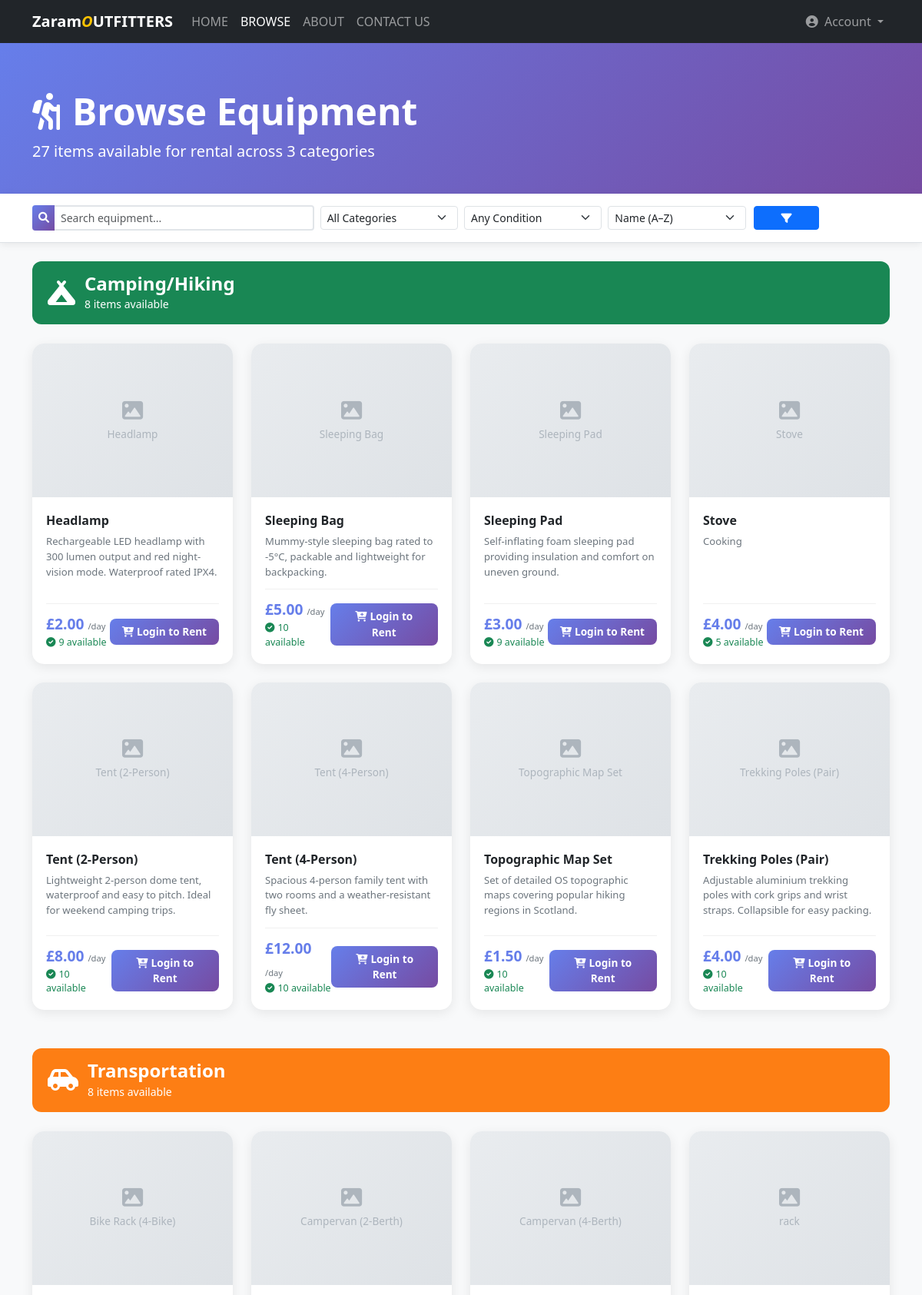
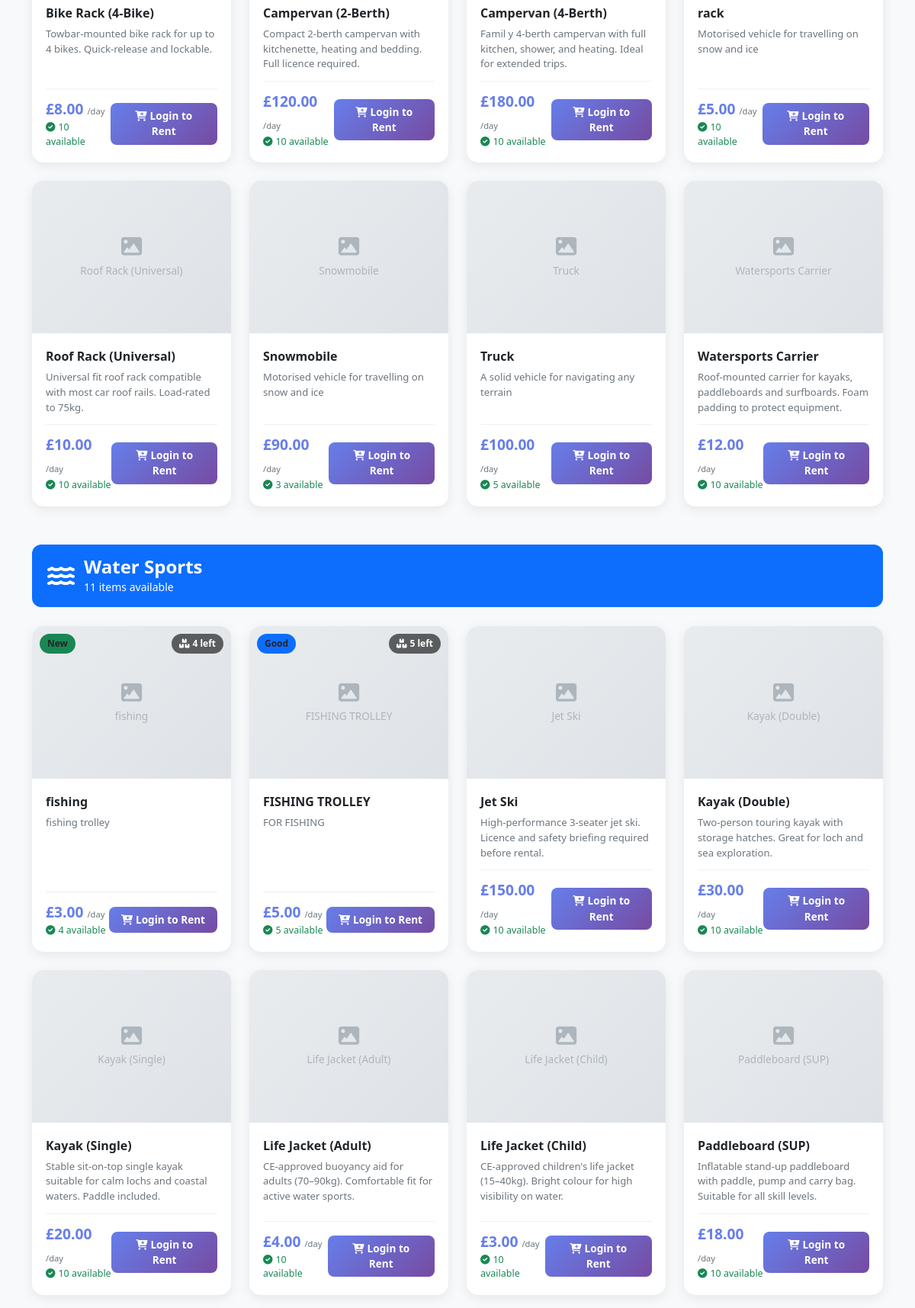
Screenshot of /browse.php (upper part) with the database file from the repository (2 pictures, top to bottom).
### tables this page shows
CREATE TABLE `equipment` (
  `equipment_id` int NOT NULL,
  `categoryID` int NOT NULL,
  `name` varchar(100) NOT NULL,
  `description` text,
  `daily_rate` decimal(10,2) NOT NULL,
  `total_quantity` int NOT NULL,
  `available_quantity` int NOT NULL,
  `status` enum('available','rented','maintenance') NOT NULL DEFAULT 'available',
  `condition_status` enum('new','good','fair') NOT NULL DEFAULT 'good',
  `image` varchar(255) DEFAULT NULL
);

### browse.php (the view, shortened to what this page needs)
<?php
require_once 'config.php';
$cart_count = count($_SESSION['cart']);
$cart_ids = array_column($_SESSION['cart'], 'equipment_id');
$search    = trim($_GET['search']    ?? '');
$category  = $_GET['category']       ?? '';
$condition = $_GET['condition']      ?? '';
$sort      = $_GET['sort']           ?? 'name';
$sql    = "SELECT e.*, ec.category_name
           FROM equipment e
           JOIN equipment_categories ec ON e.categoryID = ec.category_id
           WHERE e.status = 'available' AND e.available_quantity > 0";
$params = [];
$sort = in_array($sort, ['name','price_asc','price_desc','quantity']) ? $sort : 'name';
switch ($sort) {
    default:           $sql .= " ORDER BY ec.category_name, e.name";  break;
}
$stmt = $pdo->prepare($sql);
$stmt->execute($params);
$equipment = $stmt->fetchAll();
$by_category = [];
foreach ($equipment as $item) {
    $by_category[$item['category_name']][] = $item;
}
$total = count($equipment);
$cat_icons = [
    'Water Sports'    => 'fa-water',
    'Camping/Hiking'  => 'fa-campground',
    'Transportation'  => 'fa-car-side',
];
$cat_colours = [
    'Water Sports'    => '#0d6efd',
    'Camping/Hiking'  => '#198754',
    'Transportation'  => '#fd7e14',
];
?>
<!DOCTYPE html>
<html lang="en">
<head>
    <link href="https://cdn.jsdelivr.net/npm/bootstrap@5.3.8/dist/css/bootstrap.min.css" rel="stylesheet">
    <link rel="stylesheet" href="https://cdnjs.cloudflare.com/ajax/libs/font-awesome/6.0.0/css/all.min.css">
    <link href="css/style.css" rel="stylesheet">
</head>
<body class="page-browse">
    <nav class="navbar navbar-expand-lg navbar-dark bg-dark">
        <div class="container">
            <a class="navbar-brand fw-bold" href="index.php">
                Zaram<span style="color:#ffc400;font-style:italic;">O</span>UTFITTERS
            </a>
            <div class="collapse navbar-collapse" id="navbarMain">
                <ul class="navbar-nav me-auto">
                    <li class="nav-item"><a class="nav-link" href="index.php">HOME</a></li>
                    <li class="nav-item">
                        <a class="nav-link active" href="browse.php">BROWSE</a>
                    </li>
                    <li class="nav-item"><a class="nav-link" href="about.php">ABOUT</a></li>
                    <li class="nav-item"><a class="nav-link" href="contact.php">CONTACT US</a></li>
                </ul>
                <ul class="navbar-nav ms-auto">
                    <li class="nav-item dropdown">
                        <a class="nav-link dropdown-toggle" href="#" data-bs-toggle="dropdown">
                            <i class="fas fa-user-circle me-1"></i>
                            <?php echo isset($_SESSION['user_name']) ? htmlspecialchars($_SESSION['user_name']) : 'Account'; ?>
                        </a>
                    </li>
                </ul>
            </div>
        </div>
    </nav>
    <div class="browse-hero">
        <div class="container">
            <h1 class="display-5 fw-bold">
                <i class="fas fa-hiking me-3"></i>Browse Equipment
            </h1>
            <p class="lead mb-0">
                <?php echo $total; ?> item<?php echo $total !== 1 ? 's' : ''; ?> available for rental across
                <?php echo count($by_category); ?> categor<?php echo count($by_category) !== 1 ? 'ies' : 'y'; ?>
            </p>
        </div>
    </div>
    <div class="filter-bar">
        <div class="container">
            <form method="GET" class="row g-2 align-items-center">
                <div class="col-md-4 col-sm-6">
                    <div class="input-group input-group-sm">
                        <span class="input-group-text"><i class="fas fa-search"></i></span>
                        <input type="text" class="form-control" name="search"
                               placeholder="Search equipment..."
                               value="<?php echo htmlspecialchars($search); ?>">
                    </div>
                </div>
                <div class="col-md-2 col-sm-6">
                    <select class="form-select form-select-sm" name="category">
                        <option value="">All Categories</option>
                    </select>
                </div>
                <div class="col-md-2 col-sm-4">
                    <select class="form-select form-select-sm" name="condition">
                        <option value="">Any Condition</option>
                    </select>
                </div>
                <div class="col-md-2 col-sm-4">
                    <select class="form-select form-select-sm" name="sort">
                        <option value="name"       <?php echo $sort == 'name'       ? 'selected' : ''; ?>>Name (A–Z)</option>
                    </select>
                </div>
                <div class="col-md-1 col-sm-2">
                    <button type="submit" class="btn btn-primary btn-sm w-100">
                        <i class="fas fa-filter"></i>
                    </button>
                </div>
            </form>
        </div>
    </div>
    <div class="container py-4">
        <?php if (empty($equipment)): ?>
            <div class="no-results">
                <i class="fas fa-search fa-4x mb-3 text-muted"></i>
                <h3>No equipment found</h3>
                <p>Try adjusting your search or filters.</p>
                <a href="browse.php" class="btn btn-primary">View All Equipment</a>
            </div>
        <?php else: ?>
            <?php foreach ($by_category as $cat_name => $items): ?>
                <div class="category-section">
                    <div class="category-header"
                         style="background: <?php echo $cat_colours[$cat_name] ?? '#667eea'; ?>;">
                        <i class="fas <?php echo $cat_icons[$cat_name] ?? 'fa-box'; ?> fa-2x"></i>
                        <div>
                            <h2><?php echo htmlspecialchars($cat_name); ?></h2>
                            <small><?php echo count($items); ?> item<?php echo count($items) !== 1 ? 's' : ''; ?> available</small>
                        </div>
                    </div>
                    <div class="row g-4">
                        <?php foreach ($items as $item): ?>
                            <div class="col-xl-3 col-lg-4 col-md-6">
                                <?php
                                $cond        = $item['condition_status'] ?? 'good';
                                $condLabel   = ['new' => 'New', 'good' => 'Good', 'fair' => 'Fair'];
                                $condClass   = ['new' => 'bg-success', 'good' => 'bg-primary', 'fair' => 'bg-warning text-dark'];
                                $qty         = (int)$item['available_quantity'];
                                $qtyClass    = $qty <= 2 ? 'qty-low' : 'qty-ok';
                                $imgSrc      = htmlspecialchars($item['image'] ?? '');
                                ?>
                                <div class="equipment-card card">
                                    <div class="equipment-img-wrapper">
                                        <?php if (!empty($imgSrc)): ?>
                                            <img src="<?php echo $imgSrc; ?>"
                                                 alt="<?php echo htmlspecialchars($item['name']); ?>"
                                                 onerror="this.parentElement.innerHTML='<div class=\'img-placeholder\'><i class=\'fas fa-image fa-2x mb-2\'></i><span><?php echo htmlspecialchars(addslashes($item['name'])); ?></span></div>'">
                                        <?php else: ?>
                                            <div class="img-placeholder">
                                                <i class="fas fa-image fa-2x mb-2"></i>
                                                <span><?php echo htmlspecialchars($item['name']); ?></span>
                                            </div>
                                        <?php endif; ?>
                                        <span class="condition-badge <?php echo $condClass[$cond] ?? 'bg-secondary'; ?>">
                                            <?php echo $condLabel[$cond] ?? ucfirst($cond); ?>
                                        </span>
                                        <span class="availability-badge">
                                            <i class="fas fa-boxes me-1"></i><?php echo $qty; ?> left
                                        </span>
                                    </div>
                                    <div class="card-body-custom">
                                        <div class="card-title-custom">
                                            <?php echo htmlspecialchars($item['name']); ?>
                                        </div>
                                        <div class="card-desc">
                                            <?php echo htmlspecialchars($item['description'] ?? ''); ?>
                                        </div>
                                        <div class="card-footer-custom">
                                            <div>
                                                <div class="price-tag">
                                                    £<?php echo number_format($item['daily_rate'], 2); ?>
                                                    <small>/day</small>
                                                </div>
                                                <div class="<?php echo $qtyClass; ?>" style="font-size:0.78rem;">
                                                    <?php if ($qty <= 2): ?>
                                                        <i class="fas fa-exclamation-triangle me-1"></i>Only <?php echo $qty; ?> left!
                                                    <?php else: ?>
                                                        <i class="fas fa-check-circle me-1"></i><?php echo $qty; ?> available
                                                    <?php endif; ?>
                                                </div>
                                            </div>
                                            <?php
                                            $in_cart = in_array($item['equipment_id'], $cart_ids);
                                            if (isset($_SESSION['role']) && $_SESSION['role'] === 'admin'): ?>
                                                <span class="badge bg-secondary">Admin View</span>
                                            <?php elseif ($in_cart): ?>
                                                <span class="btn-in-cart"><i class="fas fa-check me-1"></i>In Cart</span>
                                            <?php elseif ($cart_count >= 3): ?>
                                                <span class="btn-cart-full" title="Cart full"><i class="fas fa-ban me-1"></i>Cart Full</span>
                                            <?php else: ?>
                                                <form method="POST" action="cart.php" class="d-inline">
                                                    <button type="submit" class="btn-rent-now">
                                                        <i class="fas fa-cart-plus me-1"></i><?php echo isset($_SESSION['user_id']) ? 'Add to Cart' : 'Login to Rent'; ?>
                                                    </button>
                                                </form>
                                            <?php endif; ?>
                                        </div>
                                    </div>
                                </div>
                            </div>
                        <?php endforeach; ?>
                    </div>
                </div>
            <?php endforeach; ?>
        <?php endif; ?>
    </div>
</body>
</html>

### style.css (style rules this page uses)
body { background: linear-gradient(135deg, #667eea 0%, #764ba2 100%); min-height: 100vh; }
.card { border: none; border-radius: 15px; box-shadow: 0 10px 40px rgba(0,0,0,0.1); }
.input-group-text { background: linear-gradient(135deg, #667eea 0%, #764ba2 100%); color: white; border: none; padding: 12px 15px; }
.form-control { border: 2px solid #e1e5e9; border-left: none; padding: 12px 15px; font-size: 1rem; transition: all 0.3s; }
.btn-sm { margin: 0 2px; }
.page-browse { background: #f8f9fa; }
.browse-hero { background: linear-gradient(135deg, #667eea 0%, #764ba2 100%); color: white; padding: 60px 0 40px; margin-bottom: 0; }
.filter-bar { background: white; border-bottom: 1px solid #dee2e6; padding: 15px 0; position: sticky; top: 0; z-index: 100; box-shadow: 0 2px 10px rgba(0,0,0,0.08); }
.category-section { margin-bottom: 50px; }
.category-header { display: flex; align-items: center; gap: 12px; padding: 15px 20px; border-radius: 12px; color: white; margin-bottom: 25px; }
.category-header h2 { margin: 0; font-size: 1.5rem; font-weight: 700; }
.page-browse .equipment-card { border: none; border-radius: 15px; overflow: hidden; box-shadow: 0 4px 15px rgba(0,0,0,0.08); transition: transform 0.3s, box-shadow 0.3s; height: 100%; display: flex; flex-direction: column; }
.page-browse .equipment-img-wrapper { position: relative; height: 200px; overflow: hidden; background: #e9ecef; }
.img-placeholder { width: 100%; height: 100%; display: flex; flex-direction: column; align-items: center; justify-content: center; background: linear-gradient(135deg, #e9ecef, #dee2e6); color: #adb5bd; font-size: 0.85rem; }
.condition-badge { position: absolute; top: 10px; left: 10px; font-size: 0.75rem; font-weight: 600; padding: 4px 10px; border-radius: 20px; }
.availability-badge { position: absolute; top: 10px; right: 10px; font-size: 0.75rem; font-weight: 600; padding: 4px 10px; border-radius: 20px; background: rgba(0,0,0,0.6); color: white; }
.card-body-custom { padding: 18px; flex: 1; display: flex; flex-direction: column; }
.card-title-custom { font-size: 1rem; font-weight: 700; margin-bottom: 6px; color: #212529; }
.card-desc { font-size: 0.82rem; color: #6c757d; flex: 1; margin-bottom: 12px; display: -webkit-box; line-clamp: 2; -webkit-box-orient: vertical; overflow: hidden; }
.card-footer-custom { display: flex; justify-content: space-between; align-items: center; padding-top: 12px; border-top: 1px solid #f0f0f0; margin-top: auto; }
.price-tag { font-size: 1.2rem; font-weight: 800; color: #667eea; }
.price-tag small { font-size: 0.7rem; font-weight: 400; color: #6c757d; }
.btn-rent-now { background: linear-gradient(135deg, #667eea 0%, #764ba2 100%); color: white; border: none; padding: 7px 16px; border-radius: 8px; font-size: 0.85rem; font-weight: 600; text-decoration: none; transition: transform 0.2s, box-shadow 0.2s; display: inline-block; }
.qty-ok { color: #198754; }

### rows the page displays
equipment: name "Headlamp", description "Rechargeable LED headlamp with 300 lumen output and red night-vision mode. Waterproof rated IPX4.", daily_rate "2.00", available_quantity "9"
equipment: name "Sleeping Bag", description "Mummy-style sleeping bag rated to -5°C, packable and lightweight for backpacking.", daily_rate "5.00", available_quantity "10"
equipment: name "Sleeping Pad", description "Self-inflating foam sleeping pad providing insulation and comfort on uneven ground.", daily_rate "3.00", available_quantity "9"
equipment: name "Stove", description "Cooking", daily_rate "4.00", available_quantity "5"
equipment: name "Tent (2-Person)", description "Lightweight 2-person dome tent, waterproof and easy to pitch. Ideal for weekend camping trips.", daily_rate "8.00", available_quantity "10"
equipment: name "Tent (4-Person)", description "Spacious 4-person family tent with two rooms and a weather-resistant fly sheet.", daily_rate "12.00", available_quantity "10"
equipment: name "Topographic Map Set", description "Set of detailed OS topographic maps covering popular hiking regions in Scotland.", daily_rate "1.50", available_quantity "10"
equipment: name "Trekking Poles (Pair)", description "Adjustable aluminium trekking poles with cork grips and wrist straps. Collapsible for easy packing.", daily_rate "4.00", available_quantity "10"
equipment: name "Bike Rack (4-Bike)", description "Towbar-mounted bike rack for up to 4 bikes. Quick-release and lockable.", daily_rate "8.00", available_quantity "10"
equipment: name "Campervan (2-Berth)", description "Compact 2-berth campervan with kitchenette, heating and bedding. Full licence required.", daily_rate "120.00", available_quantity "10"
equipment: name "Campervan (4-Berth)", description "Famil y 4-berth campervan with full kitchen, shower, and heating. Ideal for extended trips.", daily_rate "180.00", available_quantity "10"
equipment: name "rack", description "Motorised vehicle for travelling on snow and ice", daily_rate "5.00", available_quantity "10"
equipment: name "Roof Rack (Universal)", description "Universal fit roof rack compatible with most car roof rails. Load-rated to 75kg.", daily_rate "10.00", available_quantity "10"
equipment: name "Snowmobile", description "Motorised vehicle for travelling on snow and ice", daily_rate "90.00", available_quantity "3"
equipment: name "Truck", description "A solid vehicle for navigating any terrain", daily_rate "100.00", available_quantity "5"
equipment: name "Watersports Carrier", description "Roof-mounted carrier for kayaks, paddleboards and surfboards. Foam padding to protect equipment.", daily_rate "12.00", available_quantity "10"
equipment: name "fishing", condition_status "New", available_quantity "4", description "fishing trolley", daily_rate "3.00"
equipment: name "FISHING TROLLEY", condition_status "Good", available_quantity "5", description "FOR FISHING", daily_rate "5.00"
equipment: name "Jet Ski", description "High-performance 3-seater jet ski. Licence and safety briefing required before rental.", daily_rate "150.00", available_quantity "10"
equipment: name "Kayak (Double)", description "Two-person touring kayak with storage hatches. Great for loch and sea exploration.", daily_rate "30.00", available_quantity "10"
equipment: name "Kayak (Single)", description "Stable sit-on-top single kayak suitable for calm lochs and coastal waters. Paddle included.", daily_rate "20.00", available_quantity "10"
equipment: name "Life Jacket (Adult)", description "CE-approved buoyancy aid for adults (70–90kg). Comfortable fit for active water sports.", daily_rate "4.00", available_quantity "10"
equipment: name "Life Jacket (Child)", description "CE-approved children's life jacket (15–40kg). Bright colour for high visibility on water.", daily_rate "3.00", available_quantity "10"
equipment: name "Paddleboard (SUP)", description "Inflatable stand-up paddleboard with paddle, pump and carry bag. Suitable for all skill levels.", daily_rate "18.00", available_quantity "10"

### other values shown
$total "27"
count($by_category) "3"
$cat_name "Camping/Hiking"
count($items) "8"
$cat_name "Transportation"
$cat_name "Water Sports"
count($items) "11"
